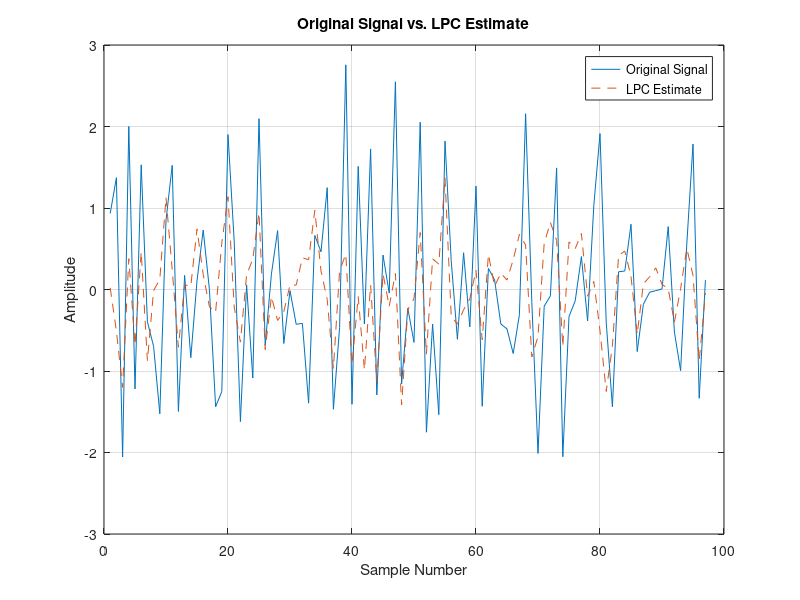
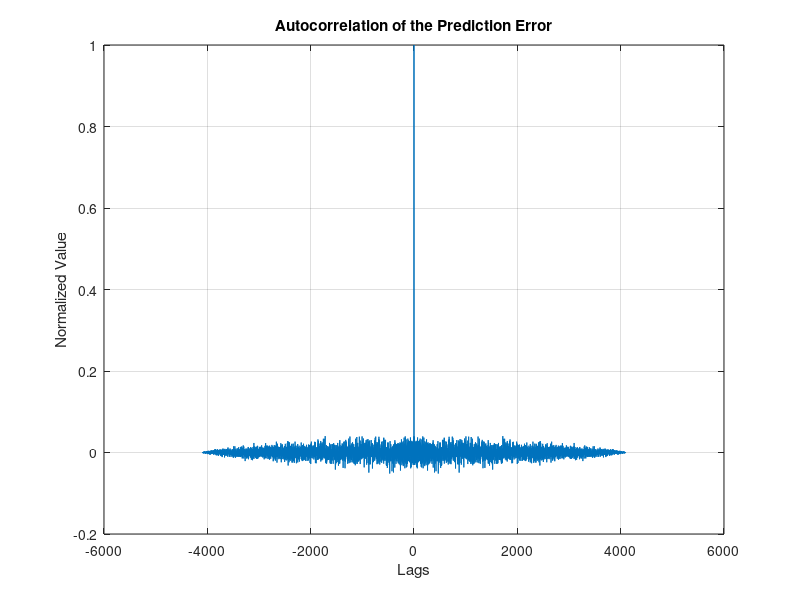

Reproduce these figures in MATLAB, in order.
clear all;
clc;
randn('state',0);
noise = randn(50000,1);  % Normalized white Gaussian noise
x = filter(1,[1 1/2 1/3 1/4],noise);
x = x(45904:50000);

a = lpc(x,3);
est_x = filter([0 -a(2:end)],1,x);    % Estimated signal
e = x - est_x;                        % Prediction error
[acs,lags] = xcorr(e,'coeff');   % ACS of prediction error

plot(1:97,x(4001:4097),1:97,est_x(4001:4097),'--');
title('Original Signal vs. LPC Estimate');
xlabel('Sample Number'); ylabel('Amplitude'); grid;
legend('Original Signal','LPC Estimate');

figure(2);
plot(lags,acs); 
title('Autocorrelation of the Prediction Error');
xlabel('Lags'); ylabel('Normalized Value'); grid;